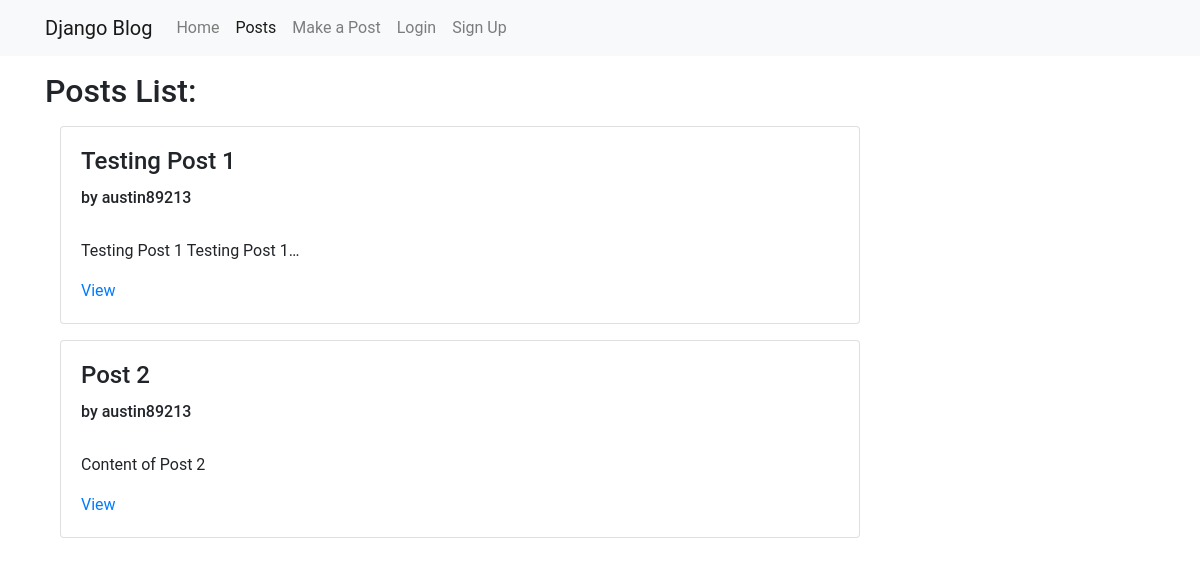
Page /post_list on the committed database.
### blog/models.py (models this page shows, shortened)
class Post(models.Model):
    author          = models.ForeignKey(User,on_delete=models.CASCADE)
    title           = models.CharField(max_length=200)
    content         = models.TextField(max_length=3000)
    created_date    = models.DateTimeField(auto_now_add=True)
    edited_date     = models.DateTimeField(blank=True, null=True)
    post_views      = models.IntegerField(default=0)

### blog/views.py (the view)
# urls.py: path('post_list',views.PostListView.as_view(),name='post_list'),
class PostListView(ListView):
    model = Post
    template_name = 'blog/post_list.html'

### blog/templates/blog/post_list.html
{% extends "blog/base.html" %}
{% block content %}
<h2 class="mt-3">Posts List:</h2>
{% for post in post_list %}
<div class="container" >
  <div class="card mt-3" style="width: 50rem;">
    <div class="card-body">
      <h4 class="card-title">{{post.title}} </h4>
      <h6>by {{post.author}}</h6>
      <br>
      <p class="card-text">{{post.content|safe|linebreaksbr|truncatechars:30}}</p>
      <a href="{% url 'blog:post_detail' pk=post.pk %}" class="card-link">View</a>
    </div>
  </div>
</div>
{% endfor %}
{% endblock content %}

### static/css/main.css (style rules this page uses)
body { font-family: 'Roboto', sans-serif; }

### rows in the picture
Post: title "Testing Post 1", author "austin89213", content "Testing Post 1 Testing Post 1…"
Post: title "Post 2", author "austin89213", content "Content of Post 2"
